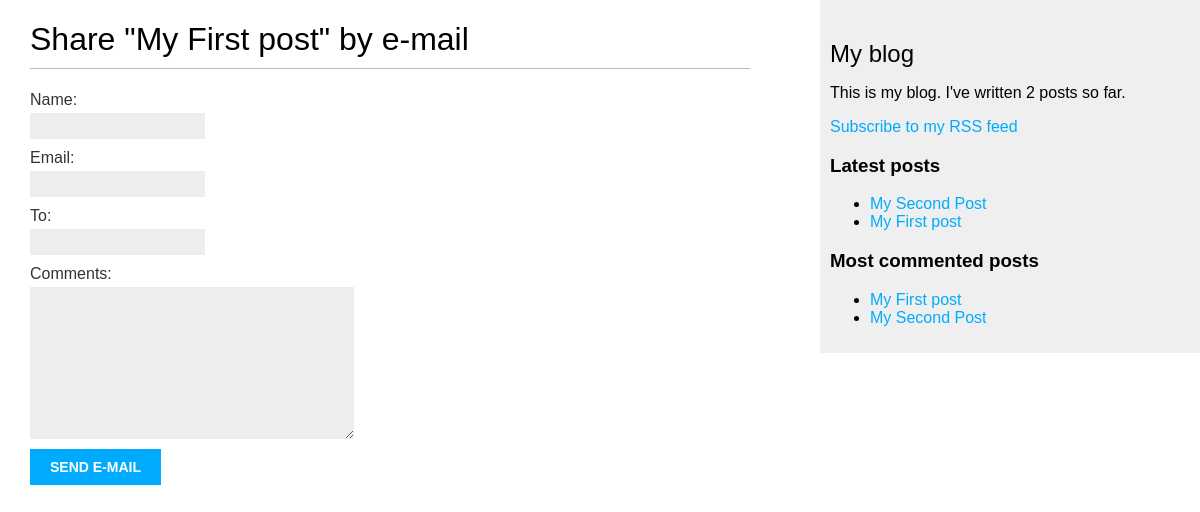
/blog/1/share/, run on an earlier commit of the app's database.
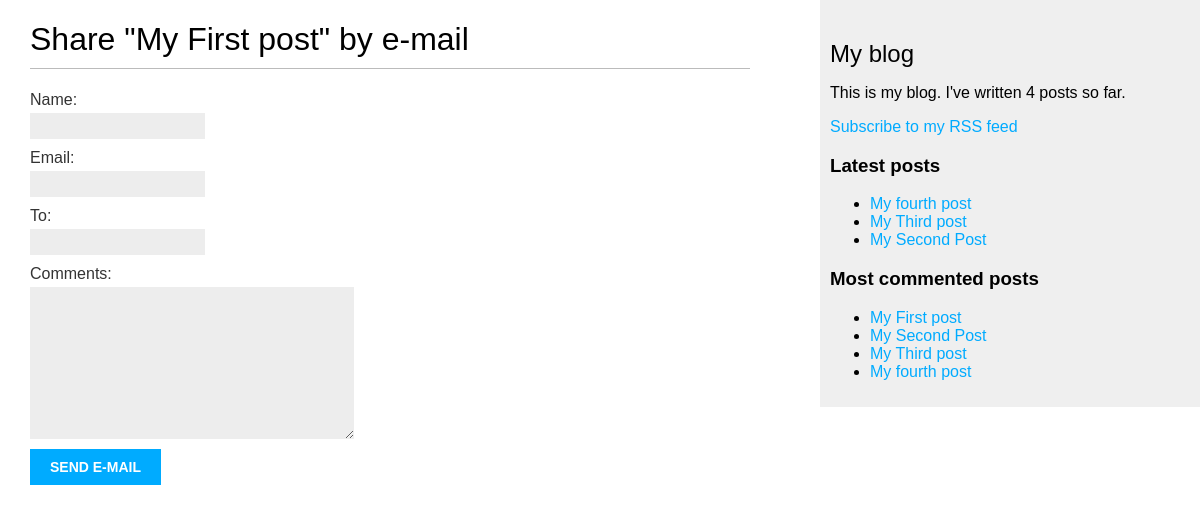
And on a later commit of the database.
### blog/models.py (models this page shows, shortened)
class Post(models.Model):
    class Status(models.TextChoices):
        DRAFT = 'DF','Draft'
        PUBLISHED = 'PB', 'Published'
    title = models.CharField(max_length=250)
    slug = models.SlugField(max_length=250,
                            unique_for_date='publish')
    author = models.ForeignKey(
        settings.AUTH_USER_MODEL,
        on_delete= models.CASCADE,
        related_name='blog_posts'
    )
    body = models.TextField()
    publish = models.DateTimeField(default= timezone.now)
    created = models.DateTimeField(auto_now_add=True)
    updated = models.DateTimeField(auto_now=True)
    status = models.CharField(max_length=2,
                              choices=Status,
                              default=Status.DRAFT)
    objects = models.Manager()
    published = PublishedManager()
    tags =TaggableManager()
    class Meta:
        ordering = ['-publish']
        indexes = [models.Index(fields=['-publish']),]
    def get_absolute_url(self):
        return reverse('blog:post_detail',
                       args=[self.publish.year,
                             self.publish.month,
                             self.publish.day,
                             self.slug]
                        )

### blog/views.py (the view)
# urls.py: path('<int:post_id>/share/', views.post_share, name='post_share'),
def post_share(request, post_id):
    post = get_object_or_404(
        Post,
        id=post_id,
        status=Post.Status.PUBLISHED
    )
    sent = False
    if request.method == 'POST':
        form = EmailPostForm(request.POST)
        if form.is_valid():
            cd = form.cleaned_data
            post_url = request.build_absolute_uri(
                post.get_absolute_url()
            )
            subject = (
                f"{cd['name']} ({cd['email']}) "
                f"recommends you read {post.title}"
            )
            message = (
                f"Read {post.title} at {post_url}\n\n"
                f"{cd['name']}'s comments: {cd['comments']}"
            )
            send_mail(
                subject=subject,
                message=message,
                from_email=None,
                recipient_list=[cd['to']],
            )
            sent = True
    else:
        form = EmailPostForm()
    return render(
        request,
        'blog/post/share.html',
        {
            'post': post,
            'form': form,
            'sent': sent
        },
    )

### blog/forms.py
class EmailPostForm(forms.Form):
    name= forms.CharField(max_length=25)
    email = forms.EmailField()
    to = forms.EmailField()
    comments = forms.CharField(
        required=False,
        widget=forms.Textarea
    )

### blog/models.py (called while the page is built)
    def get_queryset(self):
        return super().get_queryset().filter(status=Post.Status.PUBLISHED)

### blog/templatetags/blog_tags.py (called while the page is built)
@register.simple_tag
def total_posts():
    return Post.published.count()

@register.inclusion_tag('blog/post/latest_posts.html')
def show_latest_posts(count=5):
    latest_posts = Post.published.order_by('-publish')[:count]
    return {'latest_posts':latest_posts}

@register.simple_tag
def get_most_commented_posts(count=5):
    return Post.published.annotate(total_comments=Count('comments')).order_by('-total_comments')[:count]

### blog/templates/blog/post/share.html (shortened to what this page needs)
{% extends "blog/base.html" %}
{% block content %}
  {% if sent %}
    <h1>E-mail successfully sent</h1>
    <p>
      "{{ post.title }}" was successfully sent to {{ form.cleaned_data.to }}.
    </p>
  {% else %}
    <h1>Share "{{ post.title }}" by e-mail</h1>
    <form method="post">
      {{ form.as_p }}
      <input type="submit" value="Send e-mail">
    </form>
  {% endif %}
{% endblock %}

### blog/templates/blog/base.html (shortened to what this page needs)
{% load blog_tags %}
{% load static%}
<!DOCTYPE html>
<html>
<head>
<link rel="stylesheet" href="{% static "css/blog.css" %}">
</head>
<body>
    <div id= 'content'>
        {% block content %}
        {% endblock content %}
    </div>
    <div id='sidebar'>
        <h2>My blog</h2>
        <p>This is my blog.
            I've written {%total_posts %} posts so far.
        </p>
        <p>
            <a href="{% url "blog:post_feed" %}">
                Subscribe to my RSS feed
            </a>
        </p>
        <h3>Latest posts</h3>
        {% show_latest_posts 3 %}
        <h3>Most commented posts</h3>
        {% get_most_commented_posts as most_commented_posts%}
        <ul>
            {% for post in most_commented_posts %}
                <li>
                    <a href="{{post.get_absolute_url}}">{{post.title}}</a>
                </li>
            {% endfor %}
        </ul>
    </div>
</body>
</html>

### blog/templates/blog/post/latest_posts.html
<ul>
    {% for post in latest_posts  %}
        <li>
            <a href="{{ post.get_absolute_url}}">{{post.title}}</a>
        </li>
    {% endfor %}
</ul>

### blog/static/css/blog.css (style rules this page uses)
body { margin:0; padding:0; font-family:helvetica, sans-serif; }
a { color:#00abff; text-decoration:none; }
h1 { font-weight:normal; border-bottom:1px solid #bbb; padding:0 0 10px 0; }
h2 { font-weight:normal; margin:30px 0 0; }
#content { float:left; width:60%; padding:0 0 0 30px; }
#sidebar { float:right; width:30%; padding:10px; background:#efefef; height:100%; }
label { float:left; clear:both; color:#333; margin-bottom:4px; }
input, textarea { clear:both; float:left; margin:0 0 10px; background:#ededed; border:0; padding:6px 10px; font-size:12px; }
input[type=submit] { font-weight:bold; background:#00abff; color:#fff; padding:10px 20px; font-size:14px; text-transform:uppercase; }

What changed in the data, as far as the page shows it:
no longer on one of the page's lists (row unchanged): Post: title "My First post"
added Post: title "My fourth post"
added Post: title "My Third post"
Also different on the page:
text no longer shown: "2"
text now shown: "4"
